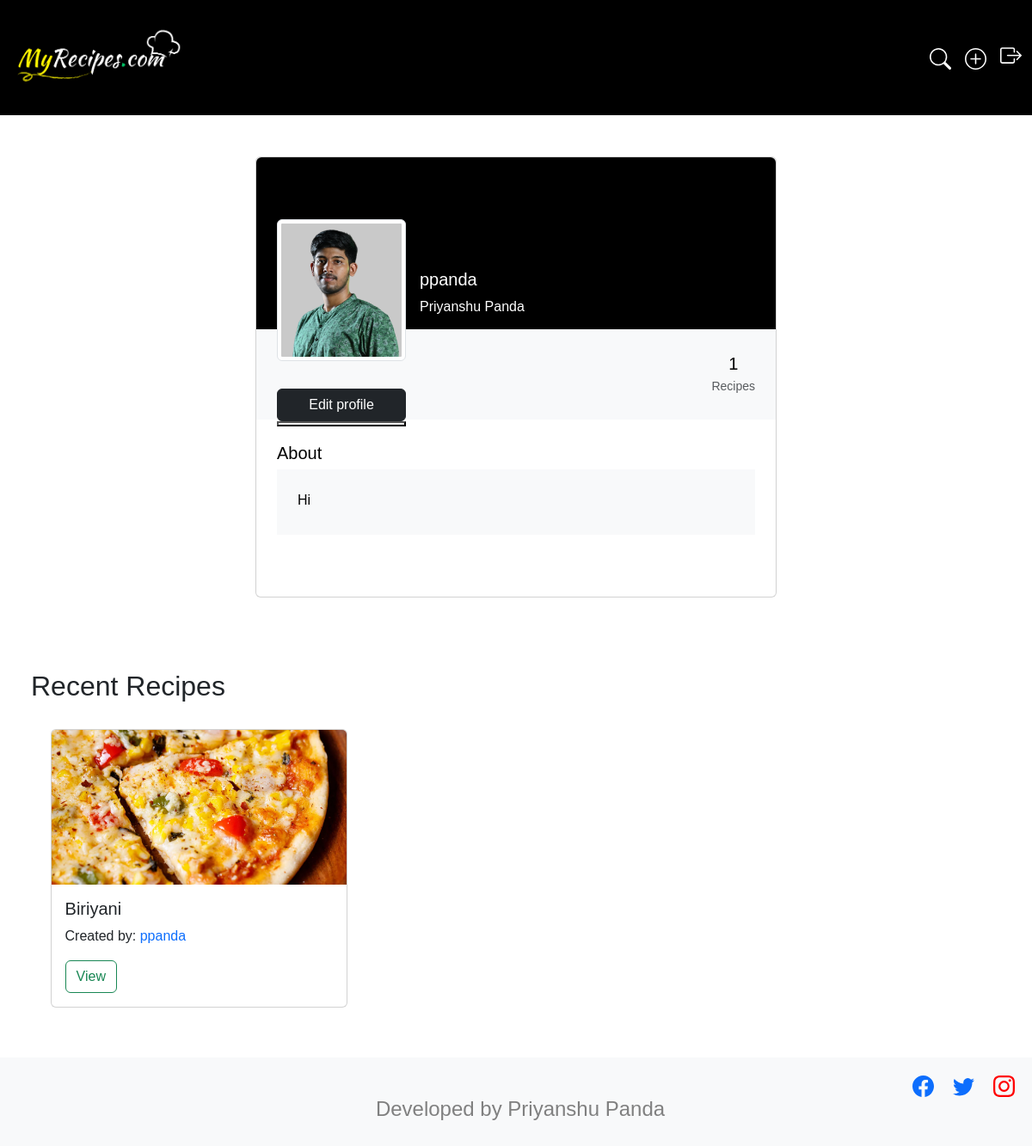
The page /profile/1/ (signed in) on the database its author committed.
### myrecpies/models.py (models this page shows, shortened)
class UserProfile(models.Model):
    user = models.OneToOneField(User, on_delete=models.CASCADE)
    profile_pic = models.ImageField(upload_to='profile_pics', blank=True)
    bio = models.TextField(blank=True)
    dob = models.DateField(null=True, blank=True)
    needs_update = models.BooleanField(default=True)

class Recipe(models.Model):
    user = models.ForeignKey(User,on_delete=models.CASCADE)
    recipe_name = models.CharField(max_length=100)
    recipe_ingridents = models.CharField(max_length=100)
    recipe_description = models.TextField()
    instructions = models.TextField(default=None)
    cooking_time = models.TextField(default=None)
    created_at = models.DateTimeField(auto_now_add=True)
    recipe_image = models.ImageField(upload_to="recepie")

### myrecpies/views.py (the view)
# urls.py: path('profile/<id>/',profile,name = 'profile'),
@login_required
def profile(request,id):
    try:
        queryset = User.objects.get(id=id)
        user_recipes = Recipe.objects.filter(user=queryset)
        recipe_count = user_recipes.count()
        recipe = Recipe.objects.filter(user=queryset)
        userdetails = UserProfile.objects.get(user=queryset)
        context = {'user': queryset,'recipes': recipe,'userdetails':userdetails,'recipe_count':recipe_count}
        return render(request,"profile.html",context)
    except UserProfile.DoesNotExist:
        return redirect("/create_profile/")

### myrecpies/templates/profile.html (shortened to what this page needs)
<!DOCTYPE html>
<html lang="en">
<head>
     <link href="https://cdn.jsdelivr.net/npm/bootstrap@5.0.2/dist/css/bootstrap.min.css" rel="stylesheet"
>
     <link rel="stylesheet" href="https://cdnjs.cloudflare.com/ajax/libs/twitter-bootstrap/5.5.0/css/bootstrap.min.css">
</head>
<body style = "font-family:Arial, Helvetica, sans-serif;">
<nav class="navbar navbar-expand-lg  navbar-dark bg-black py-4" style="background-color: #000000;">
  <div class="container-fluid justify-content-between">
      <div class="d-flex">
        <a class="navbar-brand me-2 mb-1 d-flex align-items-center" href="/ ">
          <img
            src="/media/image/Logo.png"
            height="70"
            width="200"
            alt="MDB Logo"
            loading= "eager"
            style="margin-top: 2px;"
          />
        </a>
      </div>
  <ul class="navbar-nav d-flex flex-row">
    <li class="nav-item me-3 me-lg-0">
      <a class="navbar-brand" href="/search">
      <svg xmlns="http://www.w3.org/2000/svg" width="25" height="25" fill="white" class="bi bi-search" viewBox="0 0 16 16">
        <path d="M11.742 10.344a6.5 6.5 0 1 0-1.397 1.398h-.001c.03.04.062.078.098.115l3.85 3.85a1 1 0 0 0 1.415-1.414l-3.85-3.85a1.007 1.007 0 0 0-.115-.1zM12 6.5a5.5 5.5 0 1 1-11 0 5.5 5.5 0 0 1 11 0z"/>
      </svg>
    </a>
    </li>
      {% if user.is_authenticated %}
      <li class="nav-item me-3 me-lg-0">
      <a class=" navbar-brand" href="/addrecipe">
      </a>
    </li>
      {% endif %}
      {% if user.is_authenticated %}
      <li class="nav-item me-3 me-lg-0">
      <a class="nav-brand" href ="/log_out">
        </a>
      </li>
      {% endif %}
    </ul>
  </div>
</nav>
<div style="padding-left: 5%;padding-right: 5%;">
  <section class="h-100 gradient-custom-2">
    <div class="container py-5 h-100">
      <div class="row d-flex justify-content-center align-items-center h-100">
        <div class="col col-lg-9 col-xl-7">
          <div class="card">
            <div class="rounded-top text-white d-flex flex-row" style="background-color: #000; height:200px;">
              <div class="ms-4 mt-5 d-flex flex-column" style="width: 150px;">
                {%if userdetails.profile_pic%}
                <img src="/media/{{userdetails.profile_pic}}/" alt="Generic placeholder image" class="img-fluid img-thumbnail mt-4 mb-2"
                style="width: 150px; z-index: 1">
                {%else%}
                <img src="/media/image/Profileimg.png" calt="Generic placeholder image" class="img-fluid img-thumbnail mt-4 mb-2"
                style="width: 150px; z-index: 1">
                {%endif%}
                <br>
                <a href="/update_profile/{{userdetails.id}}" class="btn btn-dark " type="button"  data-mdb-ripple-color="dark"
                style="z-index: 1;">Edit profile</a>
                <button >
                </button>
              </div>
              <div class="ms-3" style="margin-top: 130px;">
                <h5>{{userdetails.user.username}}</h5>
                <p>{{userdetails.user.first_name}} {{userdetails.user.last_name}}</p>
              </div>
            </div>
            <div class="p-4 text-black" style="background-color: #f8f9fa;">
              <div class="d-flex justify-content-end text-center py-1">
                <div>
                  <p class="mb-1 h5">{{recipe_count}}</p>
                  <p class="small text-muted mb-0">Recipes</p>
                </div>
              </div>
            </div>
            <div class="card-body p-4 text-black">
              <div class="mb-5">
                <p class="lead fw-normal mb-1">About</p>
                <div class="p-4" style="background-color: #f8f9fa;">
                  <p class="font-italic mb-1">{{userdetails.bio}}</p>
                </div>
              </div>
            </div>
          </div>
        </div>
      </div>
    </div>
  </section>
</div>
  <div style="padding: 3%;">
    <h2 style="position: relative;padding: auto;">Recent Recipes</h2>
    {% include 'card.html' %}
  </div>
<footer class="text-center text-lg-start bg-light text-muted" style="background-color: #b3b3b3; padding: 20px; text-align: justify;width: 100%;">
  <div style="  margin-left: 10px; color: #333; text-decoration: none; text-align: right;">
    <a href="https://www.facebook.com/"></a>&nbsp;&nbsp;&nbsp;&nbsp;
    <a href="https://www.twitter.com/"></a>&nbsp;&nbsp;&nbsp;&nbsp;
    <a href="https://www.instagram.com/" ></a>
      <h4 style="text-align: center;color: grey;">Developed by Priyanshu Panda</h4>
  </div>
</footer>
</body>

### myrecpies/templates/card.html
<div style=" position: relative;padding:2%">
    <div class="row row-cols-1 row-cols-md-3 g-4">
    {% for recipe in recipes %}
      {% if recipe.user == request.user %}
        <div class="row-4">
            <div class="card h-100">
              <div class="view overlay">
                <img class="card-img-top" src="/media/{{recipe.recipe_image}}" alt="Card image cap" style="width: 100%;height: 15vw;object-fit: cover;">
                <a href="#!">
                  <div class="mask rgba-white-slight"></div>
                </a>
              </div>
              <div class="card-body">
                <h5 class="card-title">{{recipe.recipe_name}}</h5>
                <p class="card-text">Created by: <a href="/profile/{{request.user.id}}" style="text-decoration: none;">{{recipe.user.username}}</a></p>
                <a href="/recipe_detail/{{recipe.id}}/" class="btn btn-outline-success" id="bt1">View</a>
                <a href="/delete_recipe/{{recipe.id}}/" class="btn btn-outline-danger" id="bt2">Delete</a>
                <a href="/update_recipe/{{recipe.id}}" class="btn btn-outline-warning" id="bt3">Edit</a>
              </div>
          </div>
        </div>
      {% else %}
        <div class="row-4">
          <div class="card h-100">
            <img class="card-img-top" src="/media/{{recipe.recipe_image}}" alt="Card image cap" style="width: 100%;height: 15vw;object-fit: cover;">
            <div class="card-body">
              <h5 class="card-title">{{recipe.recipe_name}}</h5>
              <p class="card-text">Created by: <a href="/profile/{{recipe.user.id}}" style="text-decoration: none;">{{recipe.user.username}}</a></p>
              <a href="/recipe_detail/{{recipe.id}}/" class="btn btn-outline-success" id="bt">View</a>
            </div>
          </div>
        </div>
      {% endif %}
    {% endfor %}
    </div>
  </div>

### rows shown on the page
UserProfile: profile_pic (picture), user.username "ppanda", user.first_name "Priyanshu", user.last_name "Panda", bio "Hi"
Recipe: recipe_image (picture), recipe_name "Biriyani", user.username "ppanda"

### other values the page prints
{{ recipe_count }} "1"
